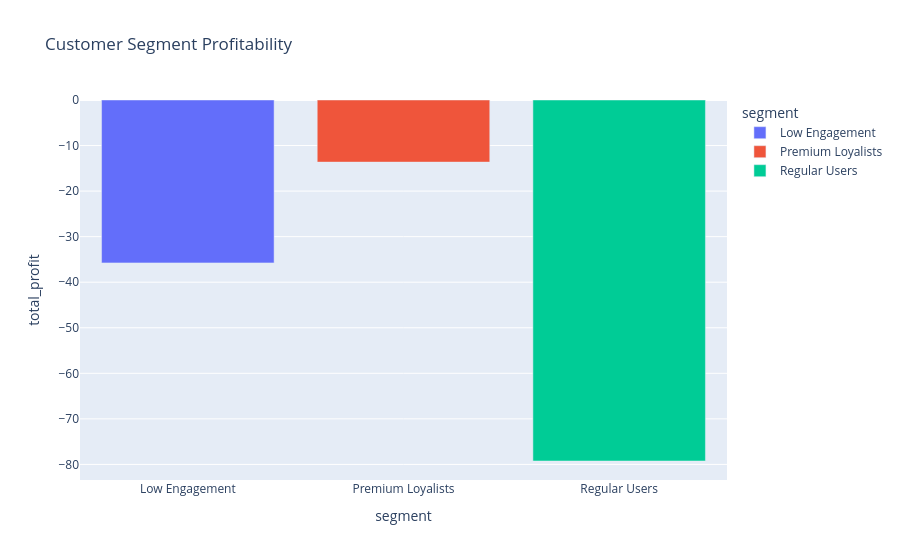

Notebook source saved alongside this figure:
### Code cell
fig = px.bar(

    segment_analysis,

    x="segment",

    y="total_profit",

    color="segment",

    title="Customer Segment Profitability"

)

fig.show()

### Figure 1 — Plotly figure (JSON) as saved in the notebook; plotly's stock layout.template omitted (floating-point values rounded to 4 significant figures)
{"data": [{"hovertemplate": "segment=%{x}<br>total_profit=%{y}<extra></extra>", "legendgroup": "Low Engagement", "marker": {"color": "#636efa", "pattern": {"shape": ""}}, "name": "Low Engagement", "orientation": "v", "showlegend": true, "textposition": "auto", "type": "bar", "x": ["Low Engagement"], "xaxis": "x", "y": [-35.77], "yaxis": "y"}, {"hovertemplate": "segment=%{x}<br>total_profit=%{y}<extra></extra>", "legendgroup": "Premium Loyalists", "marker": {"color": "#EF553B", "pattern": {"shape": ""}}, "name": "Premium Loyalists", "orientation": "v", "showlegend": true, "textposition": "auto", "type": "bar", "x": ["Premium Loyalists"], "xaxis": "x", "y": [-13.64], "yaxis": "y"}, {"hovertemplate": "segment=%{x}<br>total_profit=%{y}<extra></extra>", "legendgroup": "Regular Users", "marker": {"color": "#00cc96", "pattern": {"shape": ""}}, "name": "Regular Users", "orientation": "v", "showlegend": true, "textposition": "auto", "type": "bar", "x": ["Regular Users"], "xaxis": "x", "y": [-79.25], "yaxis": "y"}], "layout": {"barmode": "relative", "legend": {"title": {"text": "segment"}, "tracegroupgap": 0}, "title": {"text": "Customer Segment Profitability"}, "xaxis": {"anchor": "y", "categoryarray": ["Low Engagement", "Premium Loyalists", "Regular Users"], "categoryorder": "array", "domain": [0, 1], "title": {"text": "segment"}}, "yaxis": {"anchor": "x", "domain": [0, 1], "title": {"text": "total_profit"}}}}
